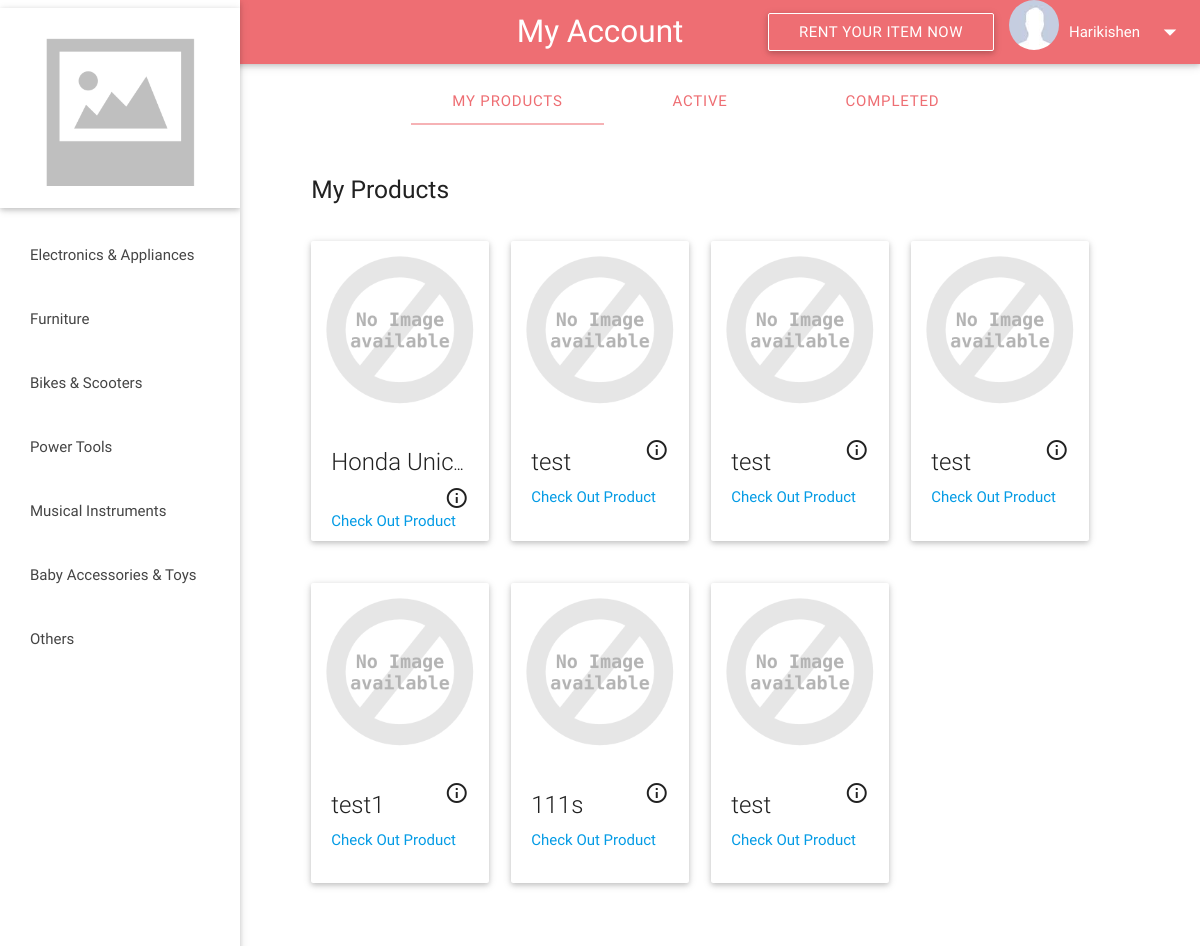
The page /myaccount.php (signed in) on the database as committed earlier.
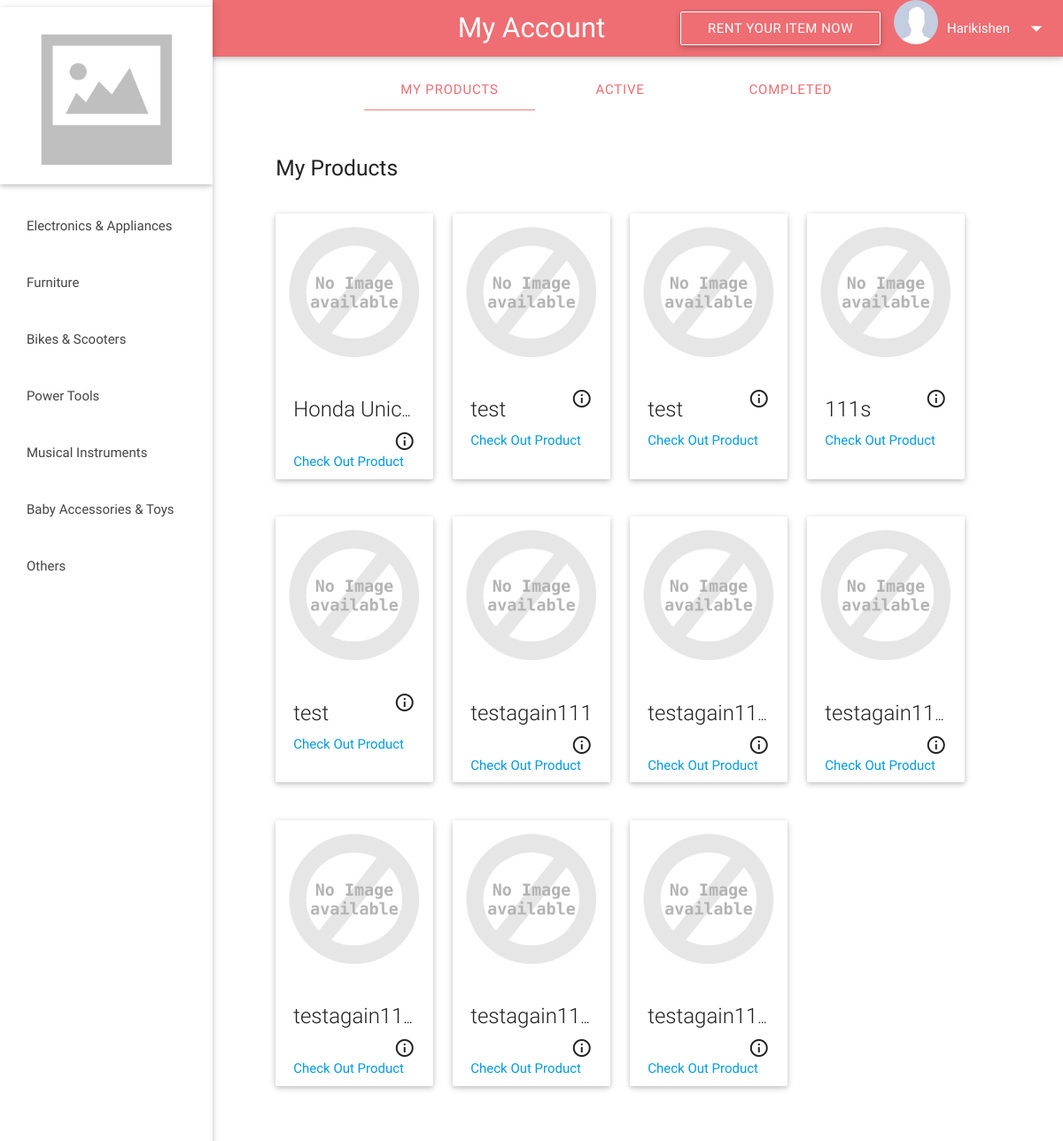
The same page on the database as committed later.
### tables this page shows
CREATE TABLE IF NOT EXISTS `Product` (
  `product_ID` int(5) unsigned zerofill NOT NULL AUTO_INCREMENT COMMENT 'P_id',
  `pname` varchar(1000) NOT NULL COMMENT 'Product Name',
  `category` varchar(1000) NOT NULL DEFAULT 'Other' COMMENT 'Product Category',
  `u_ID` bigint(250) DEFAULT NULL COMMENT 'Renter ID',
  `description` varchar(5000) DEFAULT NULL COMMENT 'Product Description',
  `alternate_address` varchar(3000) NOT NULL COMMENT 'alternate address',
  `availability` tinyint(1) NOT NULL DEFAULT '1' COMMENT 'avilable or not',
  `location` varchar(1000) NOT NULL COMMENT 'Product Location',
  `price_day` decimal(10,0) NOT NULL COMMENT 'Price/Day',
  `price_week` decimal(10,0) NOT NULL COMMENT 'Price/Week',
  `price_month` decimal(10,0) NOT NULL COMMENT 'Price/Month',
  `actual_price` decimal(10,0) NOT NULL COMMENT 'product price',
  `bond` tinyint(1) DEFAULT NULL COMMENT 'Bond Required or Not',
  `rating` float NOT NULL DEFAULT '-1' COMMENT 'Product Rating',
  PRIMARY KEY (`product_ID`)
);

### myaccount.php (the view, shortened to what this page needs)
  <?php
  require_once 'db.php';
  $pids = array();
  ?>
  <!DOCTYPE html>
  <html>
    <head>
      <link type="text/css" rel="stylesheet" href="css/materialize.min.css"  media="screen,projection"/>
      <link type="text/css" rel="stylesheet" href="css/materialize.css"  media="screen,projection"/>
    </head>
    <body>
  <header>
		  <ul id="slide-out" class="side-nav fixed col s2 ">
			  <ul>
				<div class="card no-margin">
					<div class="card-image" style="background:#FFF;height:200px;">
							<a href="index.php"><img src="images/sample-1.png" style="transform:scale(0.9,.9);"></a>
					</div>
				</div>
			  </ul>
			  <ul class="no-padding">
				  <li  class="bold"><a class="waves-effect waves-teal sidenava" href="/handminiproject/categorypage.php?cid=Electronics And Home Appliances">Electronics & Appliances</a></li>
				  <li  class="bold"><a class="waves-effect waves-teal sidenava" href="/handminiproject/categorypage.php?cid=Furniture">Furniture</a></li>
				  <li  class="bold"><a class="waves-effect waves-teal sidenava" href="/handminiproject/categorypage.php?cid=Bikes And Scooters">Bikes & Scooters</a></li>
				  <li  class="bold"><a class="waves-effect waves-teal sidenava" href="/handminiproject/categorypage.php?cid=Power Tools">Power Tools</a></li>
				  <li  class="bold"><a class="waves-effect waves-teal sidenava" href="/handminiproject/categorypage.php?cid=Musical Instruments">Musical Instruments</a></li>
				  <li  class="bold"><a class="waves-effect waves-teal sidenava" href="/handminiproject/categorypage.php?cid=Baby Accessories And Toys">Baby Accessories & Toys</a></li>
				  <li  class="bold"><a class="waves-effect waves-teal sidenava" href="/handminiproject/categorypage.php?cid=Others">Others</a></li>
			  </ul>
		  </ul>
	   <div class="">
	   <nav>
		<div class="nav-wrapper fixed">
      <a href="#" class="brand-logo center">My Account</a>
      <ul id="nav-mobile" class="right hide-on-med-and-down">
             <li><a class='btn nav-wrapper hide-on-med-and-down' style="background:transparent;border:1px solid white;" id="rent" href='addproduct.php' style="line-height: 30px;">Rent Your Item Now</a></li>
      <?php if (isset($_SESSION['loggedin']) && $_SESSION['loggedin']): ?>
        <?php $_SESSION['rerror']='';
 if(getimagesize('http://localhost/handminiproject/images/profile_pics/'.$_SESSION['uid'])!==false): ?><li><img style="height:50px;width:50px;"src=<?php echo "images/profile_pics/".$_SESSION['uid'];?> class="circle propic" onerror="this.src='images/logo.png';"><?php else:?><li><img style="height:50px;width:50px;"src="images/sample-1.jpg" class="circle propic"><?php  endif;?></li><li style="padding-left:10px;"><?php echo $_SESSION["name"];?></li></li><li><a href="#" data-activates="drop" class="dropdown-button  dropdown-button1 disableClick"><i class="material-icons ">arrow_drop_down</i></a></li>
	  <?php endif;?>
		</ul>
	</div>
	</div>
	</header>
		<div class="row ">
    <div class="col m6 offset-m4 ">
      <ul class="tabs hide-on-small-only">
        <li class="tab col s2"><a href="#my_products">My Products</a></li>
        <li class="tab col s2"><a href="#recent_products">Active</a></li>
        <li class="tab col s2"><a href="#pending_products">Completed</a></li>
      </ul>
    </div>
<?php  if ($_SESSION['loggedin']==FALSE) {
			header("Location: index.php");exit();
  		echo "<div class='row'>
		<div class='col m4 offset-m3'>
		<span>Please Log in to view your products. </span>
		</div>
	</div>";
  }else{
        $uid=$_SESSION['uid'];
	   	$sql = "SELECT product_ID,pname,price_day,price_week,price_month,description FROM Product WHERE u_ID=?";
		$stmt=$conn->prepare($sql);
		$stmt->bind_param('s',$uid);
		$stmt->execute();
		$pid='';
		$pname='';
		$price_day='';
		$price_week='';
		$price_month='';
		$description='';
		$stmt->bind_result($pid,$pname,$price_day,$price_week,$price_month,$description);
		$flag=-1;
		$num_rows=0;
		while ($stmt->fetch()) {
		$num_rows++;
		array_push($pids,$pid);
		if ($num_rows==1) {
			  	$flag++;
			  	echo "<div id='my_products' style='padding-top:100px;'><div class='row'>
		<div class='col m4 offset-m3'>
		<h5>My Products</h5>
		</div>
	</div>
	<div class='row'>";
		}
		if ($flag==0) {
			echo "<div class='row'>";
			echo "<div class='col m2 s10 offset-s1 offset-m3 offset-s1'>";
		}else{?>
			<div class='col m2 s10 offset-s1'>
		<?php } ?>
			 <div class='card small'>
				<div class='card-image waves-effect waves-block waves-light'>
					<?php if(getimagesize('http://localhost/handminiproject/images/products/1/'.$pid)!==false): ?><img class='activator' src=<?php echo'images/products/1/'.$pid;?> onerror=\"this.src='images/logo.png'\"><?php else:?><img src="images/logo.png"><?php endif;?>
			<?php	echo"</div>
				<div class='card-content'>
					<div  style='text-overflow:ellipsis;overflow:hidden;white-space:nowrap;'><span class='card-title activator grey-text text-darken-4'  >".$pname."<i class='material-icons right' >info_outline</i></span></div>
					<span><a href='product.php?pid=".$pid."'>Check Out Product</a></span>
				</div>
				<div class='card-reveal'>
					<i class='material-icons right'>close</i><span class='card-title grey-text text-darken-4'>".$pname."</span>
					<p>".$description."</p>
<div class='card-action'>
                    <a href='editprod.php?pid=".$pid."' class='btn-floating waves-effect waves-light' style='margin-right:15px;'><i class='material-icons'>mode_edit</i></a>
                    <button value='$pid' href='#' class='delete btn-floating waves-effect red waves-light'><i class='material-icons'>close</i></a>
                </div>				</div>
			</div>
        </div>";
		 $flag++;
		 if ($flag==4) {
		 	$flag=0;
		 	echo "</div>";
		 }
		}
    echo"</div></div></div>
    <div id='recent_products' style='padding-top:10px;'><div class='row'>
		<div class='col m4 s12 offset-m3'>
		<h5>Active Transactions</h5>
		</div>
	</div>
	<div class='row'>
		<div class='col m8 s12 offset-m3'>
		<h5>Rented-Out</h5>
<table class='highlight striped responsive-table'>
            <thead>
              <tr>
                  <th data-field='product name'>Product Name</th>
                  <th data-field='transaction id'>Transaction ID</th>
                  <th data-field='renter'>Rentee ID</th>
                  <th data-field='date'>Date</th>
                  <th data-field='Status'>Status</th>
                  <th data-field='approval'>Approval</th>
                  <th data-field='req'>Request</th>
              </tr>
            </thead>
            <tbody>";
            echo"</tbody>
          </table>";
          		echo"</div>
	</div></div>
	<div id='pending_products' style='padding-top:10px;'><div class='row' >
		<div class='col m4 s12 offset-m3'>
		<h5>Completed Transactions</h5>
		</div>
	</div>
	<div class='row'>
		<div class='col m8 s12 offset-m3'>
		<h5>Rented-Out</h5>
<table class='highlight striped responsive-table'>
            <thead>
              <tr>
                  <th data-field='product name'>Product Name</th>
                  <th data-field='transaction id'>Transaction ID</th>
                  <th data-field='renter'>Rentee ID</th>
                  <th data-field='date'>Date</th>
                  <th data-field='Review'>Complaint</th>
              </tr>
            </thead>
            <tbody>";
           echo "</tbody>
          </table>";
		echo"</div>
	</div></div>";
	}?>
    </body>
  </html>

Rows that differ between the two databases and show on the page:
removed product: pname "test"
removed product: pname "test1"
added product: pname "testagain111"
added product: pname "testagain11…"
added product: pname "testagain11…"
added product: pname "testagain11…"
added product: pname "testagain11…"
added product: pname "testagain11…"
